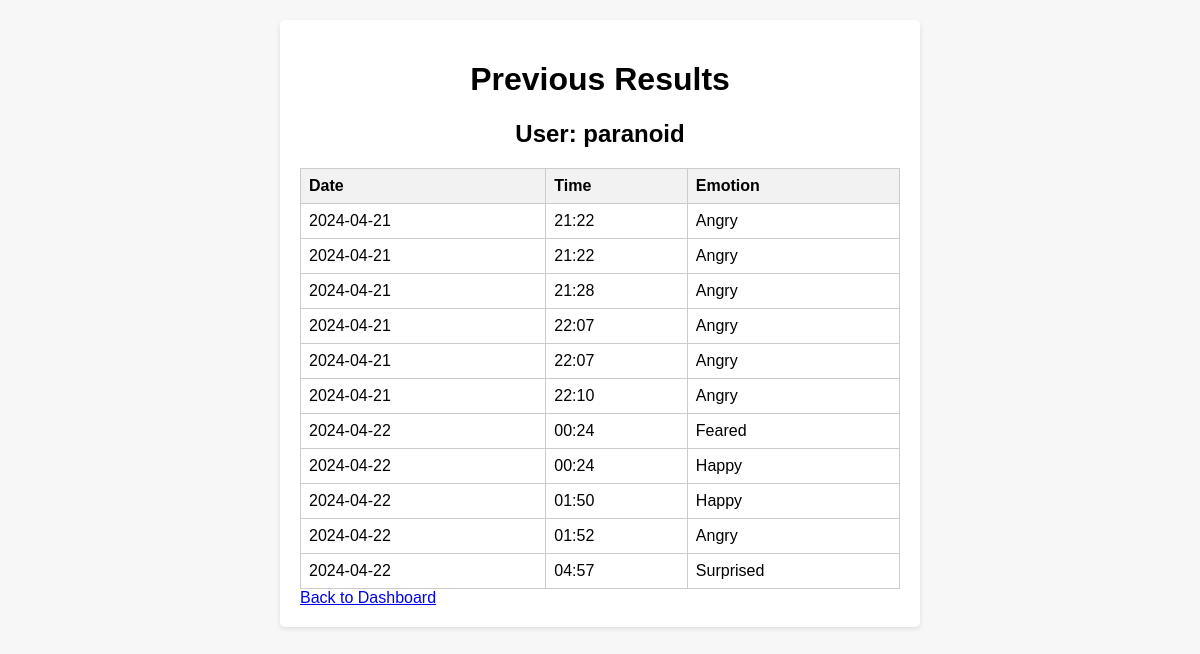
Screenshot of /results/paranoid with the database file from the repository.
### tables this page shows
CREATE TABLE user_paranoid (
                id INTEGER PRIMARY KEY,
                date DATE,
                time TEXT,
                emotion TEXT
            );

### app.py (the view)
@app.route('/results/<string:username>')
def results(username):
    user_data = user_db.get_user_data(username)
    return render_template('results.html', user_data=user_data, username=username)

### app.py (called while the page is built)
    def get_db(self):
        db = getattr(g, '_database', None)
        if db is None:
            db = g._database = sqlite3.connect(self.db_name)
        return db

    def get_user_data(self, username):
        table_name = f"user_{username}"
        with self.get_db() as conn:
            cursor = conn.cursor()
            cursor.execute(f"SELECT * FROM {table_name}")
            rows = cursor.fetchall()
            return rows

### templates/results.html (shortened to what this page needs)
<!DOCTYPE html>
<html lang="en">
<head>
    <link rel="stylesheet" href="{{ url_for('static', filename='css/style.css') }}">
</head>
<body>
    <div class="container">
        <h1>Previous Results</h1>
        <h2>User: {{ username }}</h2>
        {% if user_data %}
        <table>
            <thead>
                <tr>
                    <th>Date</th>
                    <th>Time</th>
                    <th>Emotion</th>
                </tr>
            </thead>
            <tbody>
                {% for row in user_data %}
                <tr>
                    <td>{{ row[1] }}</td>
                    <td>{{ row[2] }}</td>
                    <td>{{ row[3] }}</td>
                </tr>
                {% endfor %}
            </tbody>
        </table>
        {% else %}
        <p>No previous results found.</p>
        {% endif %}
        <div class="navigation">
            <a href="{{ url_for('dashboard', username=username) }}">Back to Dashboard</a>
        </div>
    </div>
</body>
</html>

### static/css/style.css (style rules this page uses)
body { font-family: Arial, sans-serif; margin: 0; padding: 20px; background-color: #f7f7f7; }
.container { max-width: 600px; margin: 0 auto; background-color: #fff; padding: 20px; border-radius: 5px; box-shadow: 0 2px 5px rgba(0, 0, 0, 0.1); }
h1, h2, h3 { text-align: center; }
table { width: 100%; border-collapse: collapse; margin-top: 20px; }
th, td { border: 1px solid #ccc; padding: 8px; text-align: left; }
th { background-color: #f2f2f2; }

### rows the page displays
user_paranoid: date "2024-04-21", time "21:22", emotion "Angry"
user_paranoid: date "2024-04-21", time "21:22", emotion "Angry"
user_paranoid: date "2024-04-21", time "21:28", emotion "Angry"
user_paranoid: date "2024-04-21", time "22:07", emotion "Angry"
user_paranoid: date "2024-04-21", time "22:07", emotion "Angry"
user_paranoid: date "2024-04-21", time "22:10", emotion "Angry"
user_paranoid: date "2024-04-22", time "00:24", emotion "Feared"
user_paranoid: date "2024-04-22", time "00:24", emotion "Happy"
user_paranoid: date "2024-04-22", time "01:50", emotion "Happy"
user_paranoid: date "2024-04-22", time "01:52", emotion "Angry"
user_paranoid: date "2024-04-22", time "04:57", emotion "Surprised"

### other values shown
{{ username }} "paranoid"
